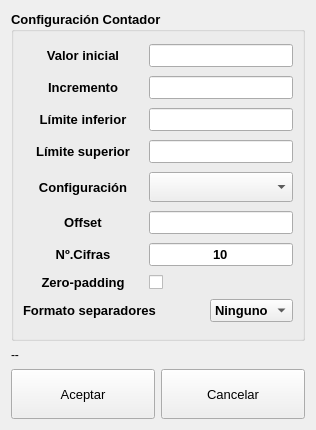
<?xml version="1.0" encoding="UTF-8"?>
<ui version="4.0">
 <class>EditCounterUI</class>
 <widget class="QWidget" name="EditCounterUI">
  <property name="geometry">
   <rect>
    <x>0</x>
    <y>0</y>
    <width>316</width>
    <height>430</height>
   </rect>
  </property>
  <property name="sizePolicy">
   <sizepolicy hsizetype="Fixed" vsizetype="Expanding">
    <horstretch>0</horstretch>
    <verstretch>0</verstretch>
   </sizepolicy>
  </property>
  <property name="windowTitle">
   <string>IN2PS</string>
  </property>
  <property name="windowIcon">
   <iconset>
    <normaloff>:/res/images/in2ps_tr.png</normaloff>:/res/images/in2ps_tr.png</iconset>
  </property>
  <property name="windowOpacity">
   <double>1.000000000000000</double>
  </property>
  <layout class="QGridLayout" name="gridLayout_2">
   <item row="0" column="0">
    <widget class="QGroupBox" name="m_gbCentral">
     <property name="sizePolicy">
      <sizepolicy hsizetype="Preferred" vsizetype="Expanding">
       <horstretch>12</horstretch>
       <verstretch>20</verstretch>
      </sizepolicy>
     </property>
     <property name="font">
      <font>
       <pointsize>10</pointsize>
       <weight>75</weight>
       <bold>true</bold>
      </font>
     </property>
     <property name="title">
      <string>Configuración Contador</string>
     </property>
     <layout class="QGridLayout" name="gridLayout">
      <item row="0" column="0">
       <widget class="QLabel" name="label">
        <property name="minimumSize">
         <size>
          <width>120</width>
          <height>0</height>
         </size>
        </property>
        <property name="maximumSize">
         <size>
          <width>120</width>
          <height>16777215</height>
         </size>
        </property>
        <property name="font">
         <font>
          <pointsize>10</pointsize>
          <weight>75</weight>
          <bold>true</bold>
         </font>
        </property>
        <property name="text">
         <string>Valor inicial</string>
        </property>
        <property name="alignment">
         <set>Qt::AlignCenter</set>
        </property>
       </widget>
      </item>
      <item row="0" column="1" colspan="2">
       <widget class="QLineEdit" name="m_valorInicial">
        <property name="alignment">
         <set>Qt::AlignCenter</set>
        </property>
       </widget>
      </item>
      <item row="1" column="0">
       <widget class="QLabel" name="label_8">
        <property name="minimumSize">
         <size>
          <width>120</width>
          <height>0</height>
         </size>
        </property>
        <property name="maximumSize">
         <size>
          <width>120</width>
          <height>16777215</height>
         </size>
        </property>
        <property name="font">
         <font>
          <pointsize>10</pointsize>
          <weight>75</weight>
          <bold>true</bold>
         </font>
        </property>
        <property name="text">
         <string>Incremento</string>
        </property>
        <property name="alignment">
         <set>Qt::AlignCenter</set>
        </property>
       </widget>
      </item>
      <item row="1" column="1" colspan="2">
       <widget class="QLineEdit" name="m_Incremento">
        <property name="alignment">
         <set>Qt::AlignCenter</set>
        </property>
       </widget>
      </item>
      <item row="2" column="0">
       <widget class="QLabel" name="label_10">
        <property name="minimumSize">
         <size>
          <width>120</width>
          <height>0</height>
         </size>
        </property>
        <property name="maximumSize">
         <size>
          <width>120</width>
          <height>16777215</height>
         </size>
        </property>
        <property name="font">
         <font>
          <pointsize>10</pointsize>
          <weight>75</weight>
          <bold>true</bold>
         </font>
        </property>
        <property name="text">
         <string>Límite inferior</string>
        </property>
        <property name="alignment">
         <set>Qt::AlignCenter</set>
        </property>
       </widget>
      </item>
      <item row="2" column="1" colspan="2">
       <widget class="QLineEdit" name="m_limiteInferior">
        <property name="alignment">
         <set>Qt::AlignCenter</set>
        </property>
       </widget>
      </item>
      <item row="3" column="0">
       <widget class="QLabel" name="label_4">
        <property name="minimumSize">
         <size>
          <width>120</width>
          <height>0</height>
         </size>
        </property>
        <property name="maximumSize">
         <size>
          <width>120</width>
          <height>16777215</height>
         </size>
        </property>
        <property name="font">
         <font>
          <pointsize>10</pointsize>
          <weight>75</weight>
          <bold>true</bold>
         </font>
        </property>
        <property name="text">
         <string>Límite superior</string>
        </property>
        <property name="alignment">
         <set>Qt::AlignCenter</set>
        </property>
       </widget>
      </item>
      <item row="3" column="1" colspan="2">
       <widget class="QLineEdit" name="m_limiteSuperior">
        <property name="alignment">
         <set>Qt::AlignCenter</set>
        </property>
       </widget>
      </item>
      <item row="4" column="0">
       <widget class="QLabel" name="label_9">
        <property name="minimumSize">
         <size>
          <width>120</width>
          <height>0</height>
         </size>
        </property>
        <property name="maximumSize">
         <size>
          <width>120</width>
          <height>16777215</height>
         </size>
        </property>
        <property name="font">
         <font>
          <pointsize>10</pointsize>
          <weight>75</weight>
          <bold>true</bold>
         </font>
        </property>
        <property name="text">
         <string>Configuración</string>
        </property>
        <property name="alignment">
         <set>Qt::AlignCenter</set>
        </property>
       </widget>
      </item>
      <item row="4" column="1" colspan="2">
       <widget class="QComboBox" name="m_Configuracion">
        <property name="minimumSize">
         <size>
          <width>0</width>
          <height>0</height>
         </size>
        </property>
        <property name="maximumSize">
         <size>
          <width>150</width>
          <height>30</height>
         </size>
        </property>
        <property name="font">
         <font>
          <pointsize>8</pointsize>
          <weight>50</weight>
          <bold>false</bold>
         </font>
        </property>
       </widget>
      </item>
      <item row="5" column="0">
       <widget class="QLabel" name="label_2">
        <property name="text">
         <string>Offset</string>
        </property>
        <property name="alignment">
         <set>Qt::AlignCenter</set>
        </property>
       </widget>
      </item>
      <item row="5" column="1" colspan="2">
       <widget class="QLineEdit" name="m_Offset">
        <property name="alignment">
         <set>Qt::AlignCenter</set>
        </property>
       </widget>
      </item>
      <item row="6" column="0">
       <widget class="QLabel" name="label_3">
        <property name="text">
         <string>Nº.Cifras</string>
        </property>
        <property name="alignment">
         <set>Qt::AlignCenter</set>
        </property>
       </widget>
      </item>
      <item row="6" column="1" colspan="2">
       <widget class="QLineEdit" name="m_numCifras">
        <property name="text">
         <string>10</string>
        </property>
        <property name="alignment">
         <set>Qt::AlignCenter</set>
        </property>
       </widget>
      </item>
      <item row="7" column="0">
       <widget class="QLabel" name="label_5">
        <property name="text">
         <string>Zero-padding</string>
        </property>
        <property name="alignment">
         <set>Qt::AlignCenter</set>
        </property>
       </widget>
      </item>
      <item row="7" column="1">
       <widget class="QCheckBox" name="m_zeroPadding">
        <property name="text">
         <string/>
        </property>
       </widget>
      </item>
      <item row="8" column="0" colspan="2">
       <widget class="QLabel" name="label_6">
        <property name="text">
         <string>Formato separadores</string>
        </property>
       </widget>
      </item>
      <item row="8" column="2">
       <widget class="QComboBox" name="m_cbFormatoSeparador">
        <item>
         <property name="text">
          <string>Ninguno</string>
         </property>
        </item>
        <item>
         <property name="text">
          <string>Español</string>
         </property>
        </item>
        <item>
         <property name="text">
          <string>Ingles</string>
         </property>
        </item>
       </widget>
      </item>
     </layout>
    </widget>
   </item>
   <item row="1" column="0">
    <widget class="QLabel" name="lbl_error">
     <property name="sizePolicy">
      <sizepolicy hsizetype="Preferred" vsizetype="Preferred">
       <horstretch>0</horstretch>
       <verstretch>1</verstretch>
      </sizepolicy>
     </property>
     <property name="minimumSize">
      <size>
       <width>0</width>
       <height>0</height>
      </size>
     </property>
     <property name="maximumSize">
      <size>
       <width>320</width>
       <height>90</height>
      </size>
     </property>
     <property name="font">
      <font>
       <pointsize>9</pointsize>
       <weight>50</weight>
       <bold>false</bold>
      </font>
     </property>
     <property name="text">
      <string>--</string>
     </property>
    </widget>
   </item>
   <item row="2" column="0">
    <layout class="QHBoxLayout" name="horizontalLayout">
     <item>
      <widget class="QPushButton" name="m_Aceptar">
       <property name="sizePolicy">
        <sizepolicy hsizetype="Preferred" vsizetype="Fixed">
         <horstretch>0</horstretch>
         <verstretch>0</verstretch>
        </sizepolicy>
       </property>
       <property name="minimumSize">
        <size>
         <width>40</width>
         <height>50</height>
        </size>
       </property>
       <property name="maximumSize">
        <size>
         <width>500</width>
         <height>50</height>
        </size>
       </property>
       <property name="font">
        <font>
         <pointsize>10</pointsize>
        </font>
       </property>
       <property name="text">
        <string>Aceptar</string>
       </property>
       <property name="icon">
        <iconset>
         <normaloff>:/res/images/Ok_32x32.png</normaloff>:/res/images/Ok_32x32.png</iconset>
       </property>
      </widget>
     </item>
     <item>
      <widget class="QPushButton" name="m_Cancelar">
       <property name="sizePolicy">
        <sizepolicy hsizetype="Preferred" vsizetype="Fixed">
         <horstretch>0</horstretch>
         <verstretch>0</verstretch>
        </sizepolicy>
       </property>
       <property name="minimumSize">
        <size>
         <width>40</width>
         <height>30</height>
        </size>
       </property>
       <property name="maximumSize">
        <size>
         <width>500</width>
         <height>50</height>
        </size>
       </property>
       <property name="font">
        <font>
         <pointsize>10</pointsize>
        </font>
       </property>
       <property name="text">
        <string>Cancelar</string>
       </property>
       <property name="icon">
        <iconset>
         <normaloff>:/res/images/Cancel_32x32.png</normaloff>:/res/images/Cancel_32x32.png</iconset>
       </property>
      </widget>
     </item>
    </layout>
   </item>
  </layout>
 </widget>
 <resources/>
 <connections/>
</ui>
